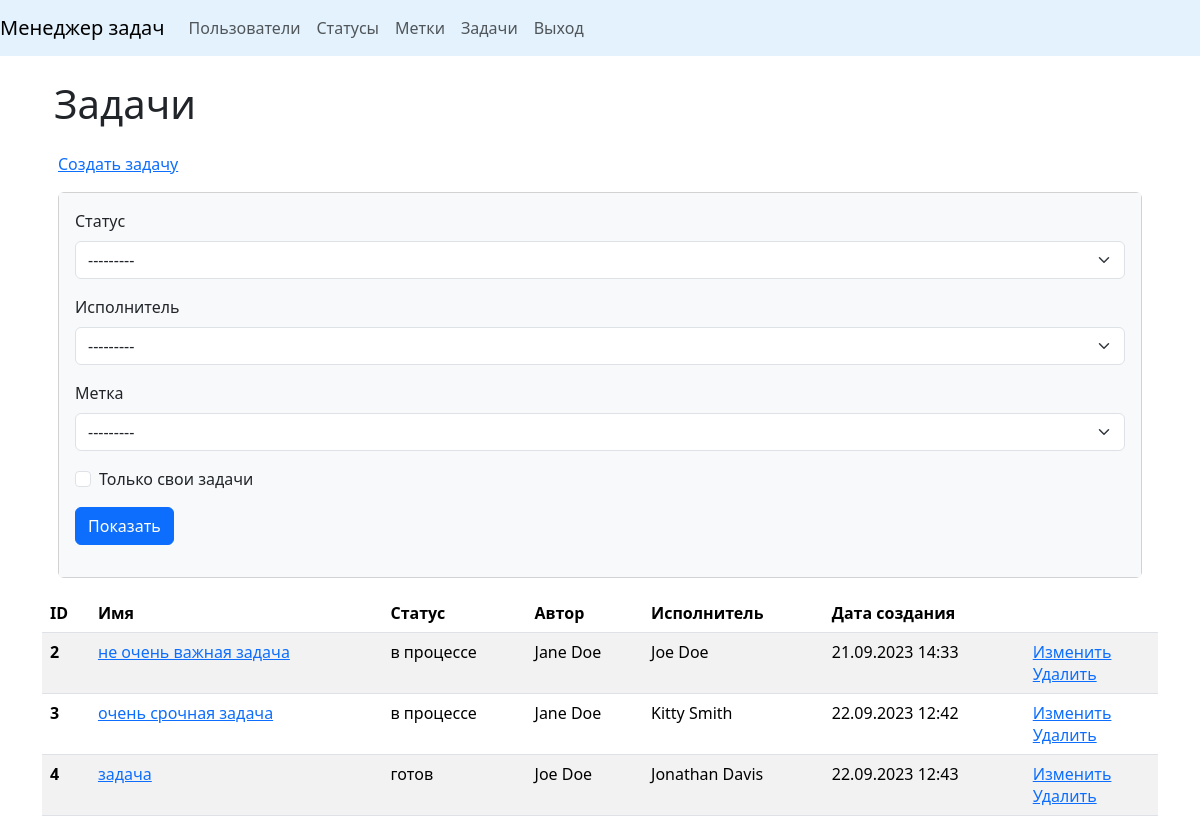
/tasks/ (signed in), run on an earlier commit of the app's database.
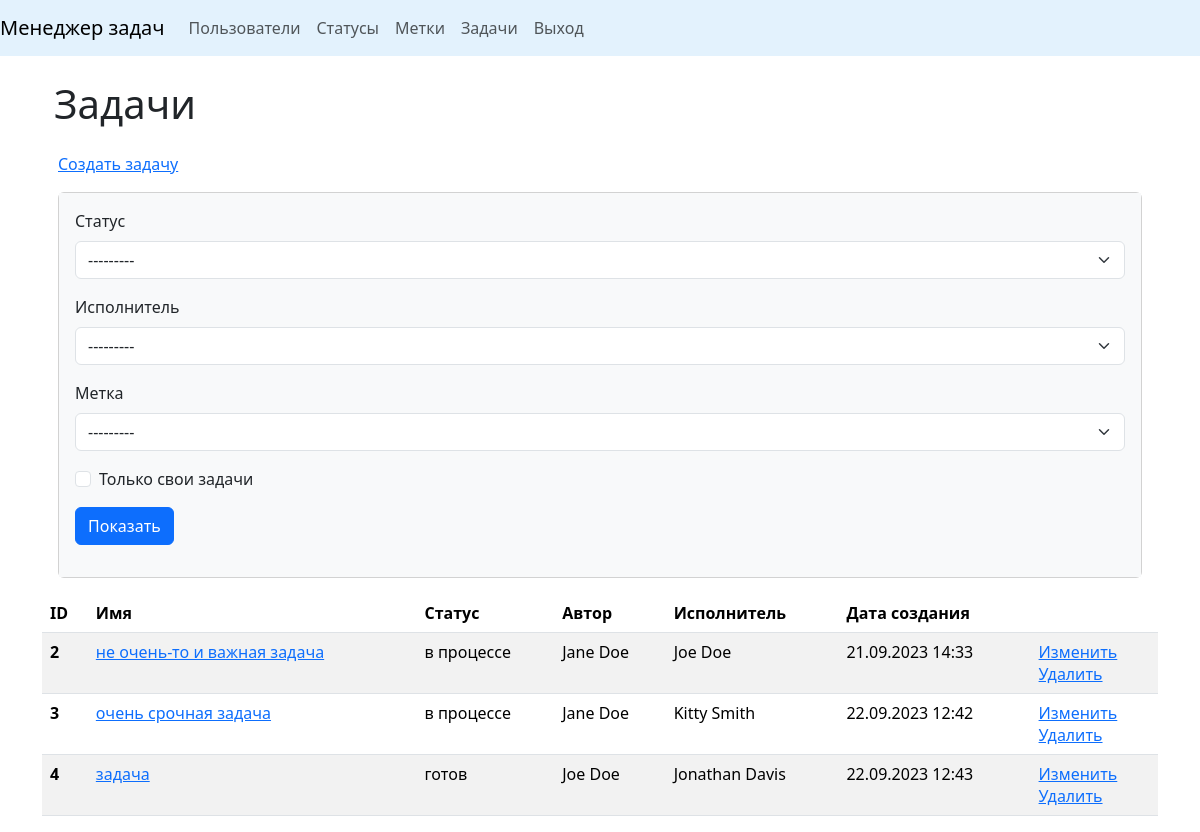
And on a later commit of the database.
### task_manager/tasks/models.py (models this page shows, shortened)
class Task(models.Model):
    name = models.CharField(max_length=150, blank=False,
                            verbose_name=_('Name'))
    description = models.TextField(blank=True,
                                   verbose_name=_('Description'))
    date_created = models.DateTimeField(auto_now_add=True,
                                        verbose_name=_('Creation date'))
    executor = models.ForeignKey(User, on_delete=models.CASCADE,
                                 blank=True, null=True,
                                 default='', related_name='executors',
                                 verbose_name=_('Executor'))
    author = models.ForeignKey(User, on_delete=models.PROTECT,
                               blank=False, related_name='authors',
                               verbose_name=_('Author'))
    status = models.ForeignKey(Status, on_delete=models.PROTECT,
                               blank=False, related_name='statuses',
                               verbose_name=_('Status'))
    labels = models.ManyToManyField(Label, through='Connection',
                                    through_fields=('task', 'label'),
                                    blank=True, related_name='labels',
                                    verbose_name=_('Labels'))
    class Meta:
        verbose_name = _('Task')
        verbose_name_plural = _('Tasks')

### task_manager/statuses/models.py (models this page shows)
class Status(models.Model):
    name = models.CharField(
        max_length=150,
        unique=True,
        blank=False,
        verbose_name=_('Name'),
    )
    date_created = models.DateTimeField(
        auto_now_add=True,
        verbose_name=_('Creation date')
    )
    def __str__(self):
        return self.name
    class Meta:
        verbose_name = _('Status')
        verbose_name_plural = _('Statuses')

### task_manager/users/models.py (models this page shows)
class User(AbstractUser):
    def __str__(self):
        return self.get_full_name()
    class Meta:
        verbose_name = _('User')
        verbose_name_plural = _('Users')

### task_manager/tasks/views.py (the view)
# urls.py: path('', TasksView.as_view(), name='tasks'),
class TasksView(UserLoginRequiredMixin, FilterView):
    template_name = 'tasks/tasks.html'
    model = Task
    filterset_class = TaskFilter
    context_object_name = 'tasks'
    extra_context = {
        'title': _('Tasks'),
        'button_text': _('Show'),
    }

### task_manager/labels/models.py (called while the page is built)
    def __str__(self):
        return self.name

### task_manager/mixins.py (called while the page is built)
    def dispatch(self, request, *args, **kwargs):
        if not request.user.is_authenticated:
            messages.error(request, self.auth_message)
            return redirect(reverse_lazy('login'))
        return super().dispatch(request, *args, **kwargs)

### task_manager/templates/tasks/tasks.html (shortened to what this page needs)
{% extends 'base.html' %}
{% load i18n %}
{% load django_bootstrap5 %}
{% block content %}
<div class="container wrapper flex-grow-1">
    <h1 class="my-4">{{ title }}</h1>
</div>
<div class="link m-3">
    <a class="link-opacity-100"  href="{% url 'create_task' %}">{% trans 'Create task' %}</a>
</div>
<div class="card m-3">
    <div class="card-body bg-light">
        <form class="form-inline center" method="get">
                {% bootstrap_form filter.form %}
                {% bootstrap_button button_text button_type="submit" button_class="btn btn-primary" %}
        </form>
    </div>
</div>
    <table class="table table-striped">
    <thead>
    <tr>
        <th scope="col">ID</th>
        <th scope="col">{% trans 'Name' %}</th>
        <th scope="col">{% trans 'Status' %}</th>
        <th scope="col">{% trans 'Author' %}</th>
        <th scope="col">{% trans 'Executor' %}</th>
        <th scope="col">{% trans 'Creation date' %}</th>
        <th scope="col"></th>
    </tr>
    </thead>
    <tbody>
    {% if tasks %}
    {% for task in tasks %}
    <tr>
        <th scope="row">{{ task.id }}</th>
        <td><a href="{% url 'task' task.id %}">{{ task.name }}</a></td>
        <td>{{ task.status }}</td>
        <td>{{ task.author }}</td>
        <td>{{ task.executor }}</td>
        <td>{{ task.date_created|date:"d.m.Y H:i" }}</td>
        <td>
          <a href="{% url 'update_task' task.id %}">{% trans 'Update' %}</a>
            <br>
          <a href="{% url 'delete_task' task.id %}">{% trans 'Delete' %}</a>
        </td>
    </tr>
    {% endfor %}
    {% endif %}
    </tbody>
</table>
{% endblock %}

What changed in the data, as far as the page shows it:
changed Task id 2: name "не очень важная задача" → "не очень-то и важная задача"
